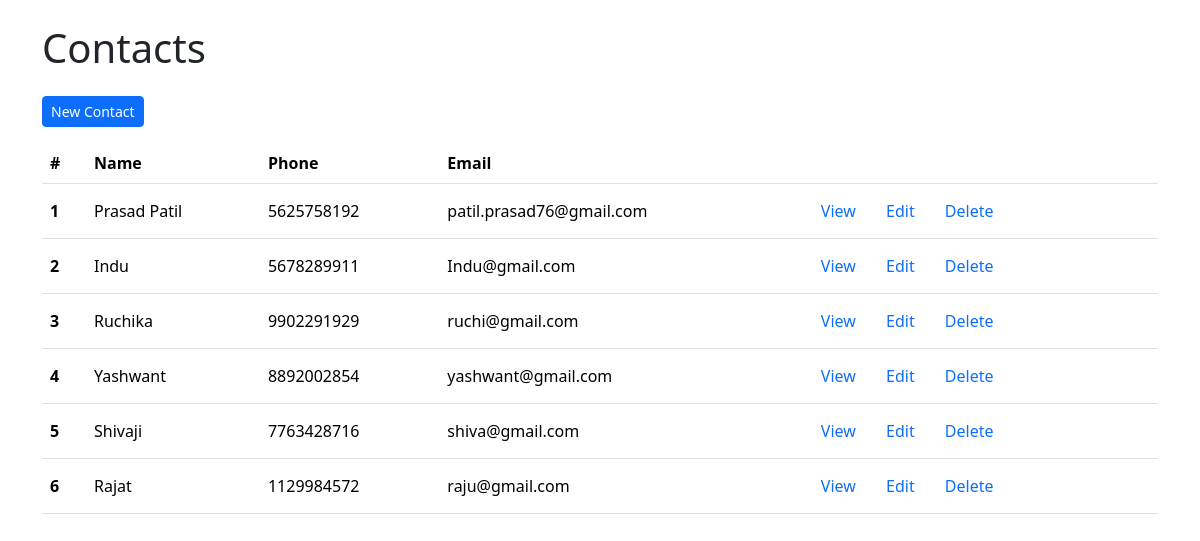
The page / on the database its author committed.
### contacts/models.py (models this page shows, shortened)
class Contact(models.Model):
    name = models.CharField(max_length=255, unique=True)
    email = models.EmailField(unique=True, validators=[EmailValidator()])
    phone_number = models.CharField(max_length=20, blank=True)
    description = models.TextField(blank=True)
    created_at = models.DateTimeField(default=timezone.now)

### contacts/views.py (the view)
# urls.py: path("", views.contact_list, name="contact_list"),
def contact_list(request):
    contacts = Contact.objects.all()
    return render(request, "contacts/contact_list.html", {"contacts": contacts})

### templates/contacts/contact_list.html
{% extends 'base.html' %}
{% block content %}
  <h1 class="my-4">Contacts</h1>
  <a class="btn btn-primary btn-sm" href="{% url 'contact_new' %}" role="button">New Contact</a>
  <table class="table mt-3">
    <thead>
      <tr class="align-middle">
        <th scope="col">#</th>
        <th scope="col">Name</th>
        <th scope="col">Phone</th>
        <th scope="col">Email</th>
        <th scope="col"></th>
      </tr>
    </thead>
    <tbody>
      {% for contact in contacts %}
        <tr class="align-middle">
          <th scope="row">{{ forloop.counter }}</th>
          <td>{{ contact.name }}</td>
          <td>{{ contact.phone_number }}</td>
          <td>{{ contact.email }}</td>
          <td>
            <a class="btn btn-link text-decoration-none" href="{% url 'contact_detail' pk=contact.pk %}" role="button">View</a>
            <a class="btn btn-link text-decoration-none" href="{% url 'contact_edit' pk=contact.pk %}" role="button">Edit</a>
            <a class="btn btn-link text-decoration-none" href="{% url 'contact_delete' pk=contact.pk %}" role="button">Delete</a>
          </td>
        </tr>
      {% endfor %}
    </tbody>
  </table>
{% endblock %}

### templates/base.html (shortened to what this page needs)
<!DOCTYPE html>
<html lang="en">
<head>
  <link href="https://cdn.jsdelivr.net/npm/bootstrap@5.3.2/dist/css/bootstrap.min.css"
    rel="stylesheet"
>
  <link rel="stylesheet"
    href="https://cdn.jsdelivr.net/npm/bootstrap-icons@1.3.0/font/bootstrap-icons.css">
</head>
<body>
  <div class="container">
    {% block content %}{% endblock content %}
  </div>
</body>
</html>

### rows shown on the page
Contact: name "Prasad Patil", phone_number "5625758192", email "patil.prasad76@gmail.com"
Contact: name "Indu", phone_number "5678289911", email "Indu@gmail.com"
Contact: name "Ruchika", phone_number "9902291929", email "ruchi@gmail.com"
Contact: name "Yashwant", phone_number "8892002854", email "yashwant@gmail.com"
Contact: name "Shivaji", phone_number "7763428716", email "shiva@gmail.com"
Contact: name "Rajat", phone_number "1129984572", email "raju@gmail.com"
